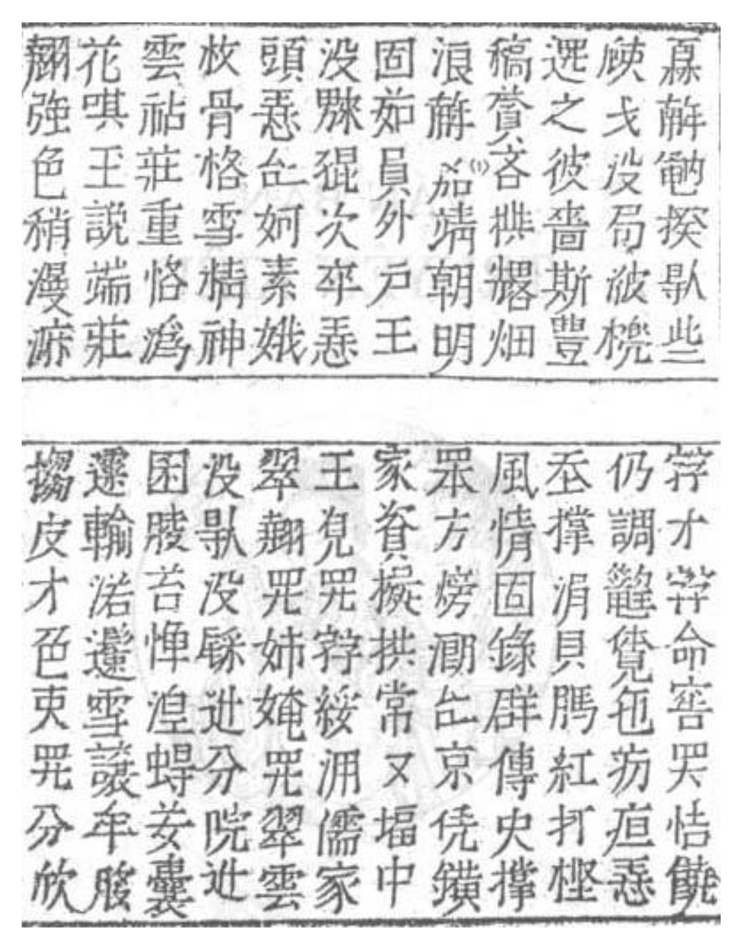
#> input picture MidTerm/test_data/ex1-tale-of-kieu-version-1866-page01a_Page1.png, 747 x 945 px, shrunk from 2071 x 2621 before the run, found by its file name; its folder holds only this picture in this run
$ python convert_ocr.py
#> lines starting #> are read from the running program, lines starting #| are printed output that depends on the picture; after the words box and inside, x2 and y2 are one past the last pixel; in counts of white or black regions, pixels touching at a corner belong together
import pytesseract
import cv2
import numpy as np
from PIL import Image, ImageEnhance, ImageFilter
import os
import shutil
import re

# Đặt đường dẫn đến Tesseract executable
TESSERACT_CMD = r"C:/Program Files/Tesseract-OCR/tesseract.exe"
pytesseract.pytesseract.tesseract_cmd = TESSERACT_CMD

def preprocess_image(image_path: str):
    """Tiền xử lý ảnh để cải thiện chất lượng nhận dạng"""
    try:
        # Đọc ảnh bằng PIL
        image = Image.open(image_path)
#> image is the input picture: PIL image 747x945 RGB; min 67, max 255, mean 221.2
        # Chuyển sang ảnh xám
        image = image.convert('L')
#> image: PIL image 747x945 L

        # Tăng độ tương phản
        enhancer = ImageEnhance.Contrast(image)
        image = enhancer.enhance(2)
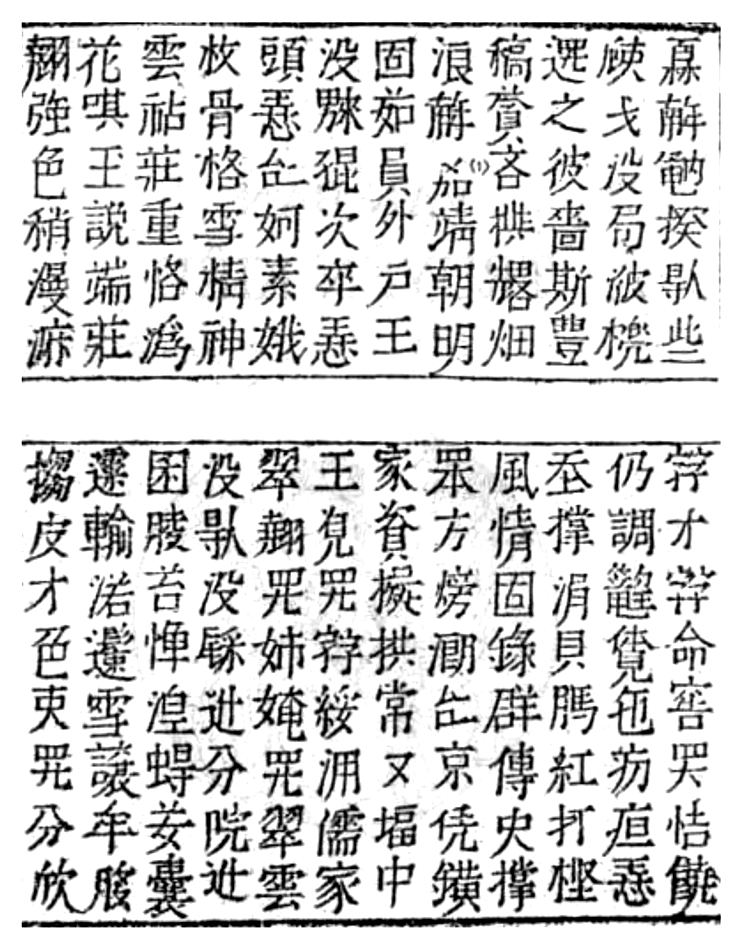
#> image: PIL image 747x945 L; min 0, max 255, mean 207

        # Làm sắc nét ảnh
        image = image.filter(ImageFilter.SHARPEN)

        # Chuyển sang numpy array để xử lý với OpenCV
        image_np = np.array(image)

        # Khử nhiễu
        image_denoised = cv2.fastNlMeansDenoising(image_np, h=10)

        # Ngưỡng hóa thích ứng
        image_thresh = cv2.adaptiveThreshold(
            image_denoised,
            255,
            cv2.ADAPTIVE_THRESH_GAUSSIAN_C,
            cv2.THRESH_BINARY,
            11,
            2
        )
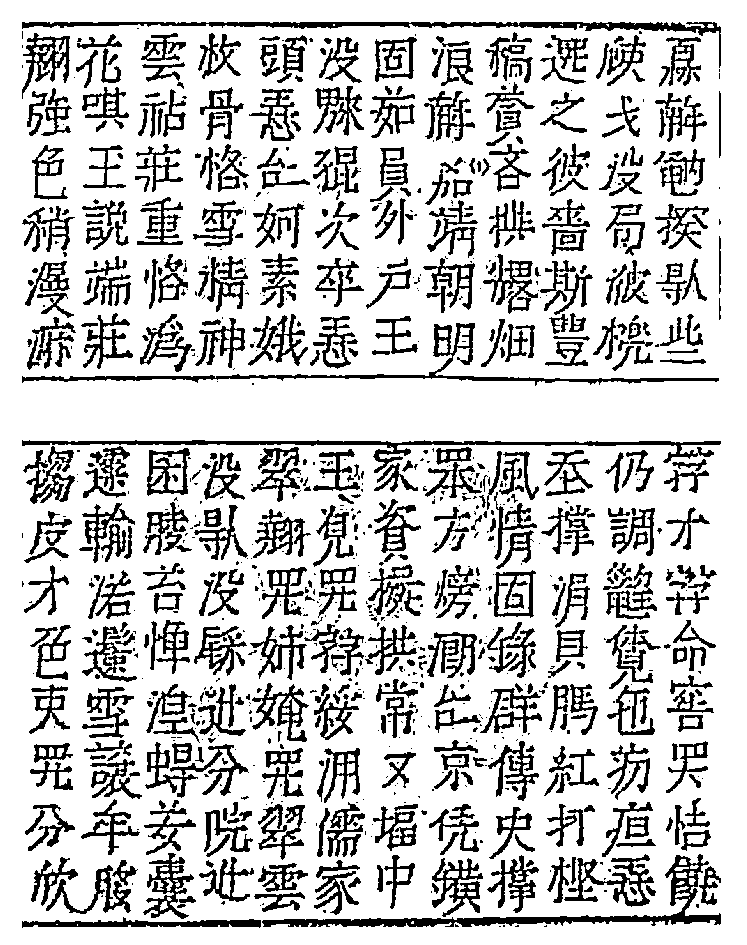
#> image_thresh: shape (945, 747); 78.6% white; 1089 black regions (506 under 20 px), largest, box (x1, y1, x2, y2) and area: (262, 854, 721, 927) 3986, (22, 22, 721, 68) 3453, (22, 323, 719, 386) 3203

        return Image.fromarray(image_thresh)

    except Exception as e:
        print(f"Lỗi khi tiền xử lý ảnh {image_path}: {str(e)}")
        return None

def count_chinese_chars(text: str) -> int:
    """Đếm số ký tự Hán trong văn bản"""
    chinese_pattern = re.compile(r'[\u4e00-\u9fff]')
    return len(chinese_pattern.findall(text))

def has_chinese_text(text: str) -> bool:
    """Kiểm tra xem văn bản có chứa đủ số lượng ký tự Hán không"""
    # Đếm số ký tự Hán
    chinese_count = count_chinese_chars(text)
    # Yêu cầu ít nhất 5 ký tự Hán
    return chinese_count >= 5

def debug_ocr(image_path: str, debug_folder: str = "debug_ocr"):
    """Thực hiện OCR và lưu kết quả để debug"""
    try:
        # Tạo thư mục debug nếu chưa tồn tại
        if not os.path.exists(debug_folder):
            os.makedirs(debug_folder)

        # Xử lý ảnh
        processed_image = preprocess_image(image_path)
        if processed_image is None:
            return False

        # Cấu hình OCR
        custom_config = r'--oem 3 --psm 6 -c preserve_interword_spaces=1'

        # Thực hiện OCR với từng ngôn ngữ riêng biệt
        results = {
#> (the run stopped early here; a loop or call above may not have finished)

$ run again, on MidTerm/test_data/page_372_image_001.png
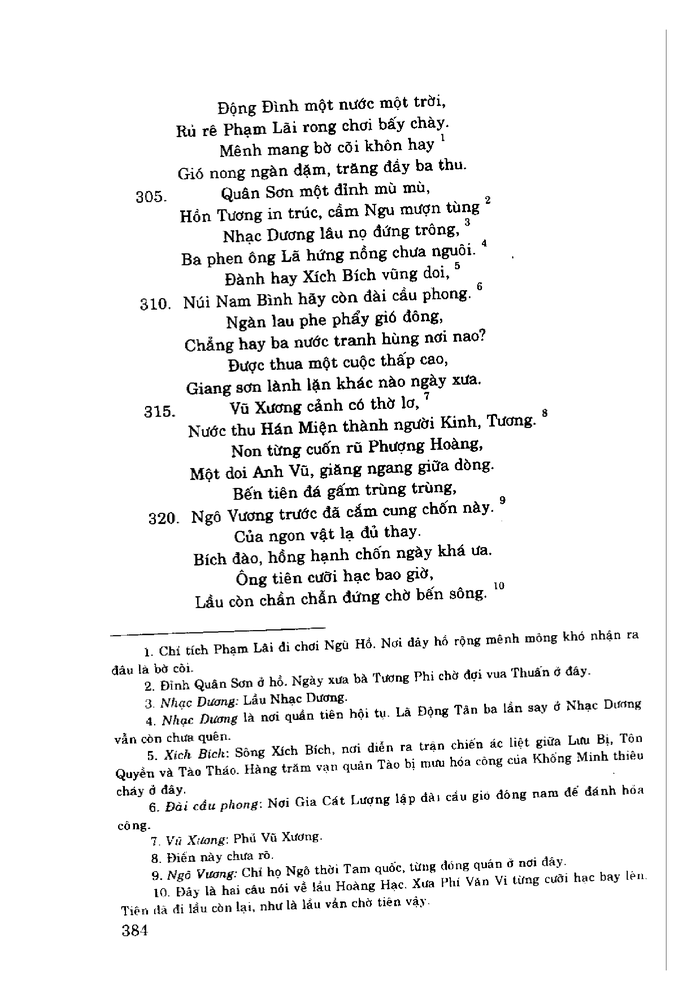
#> input picture MidTerm/test_data/page_372_image_001.png, 696 x 1000 px, shrunk from 1928 x 2771 before the run, found by its file name
#> in preprocess_image, image is the input picture: PIL image 696x1000 L; min 0, max 255, mean 240.3
#> in preprocess_image, `image = enhancer.enhance(2)`:
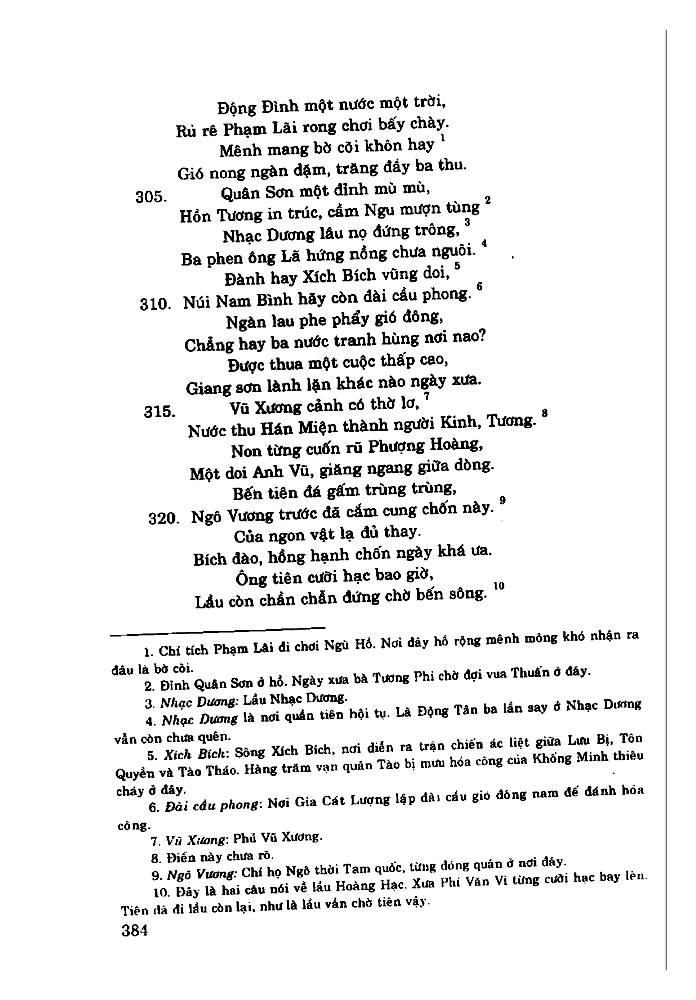
#> image: PIL image 696x1000 L; min 0, max 255, mean 236.1
#> image_thresh: shape (1000, 696); 92.4% white; black in thin lines or dots, all inside (x1, y1, x2, y2) = (110, 29, 667, 971)

$ run again, on MidTerm/test_data/page_373_image_001.png
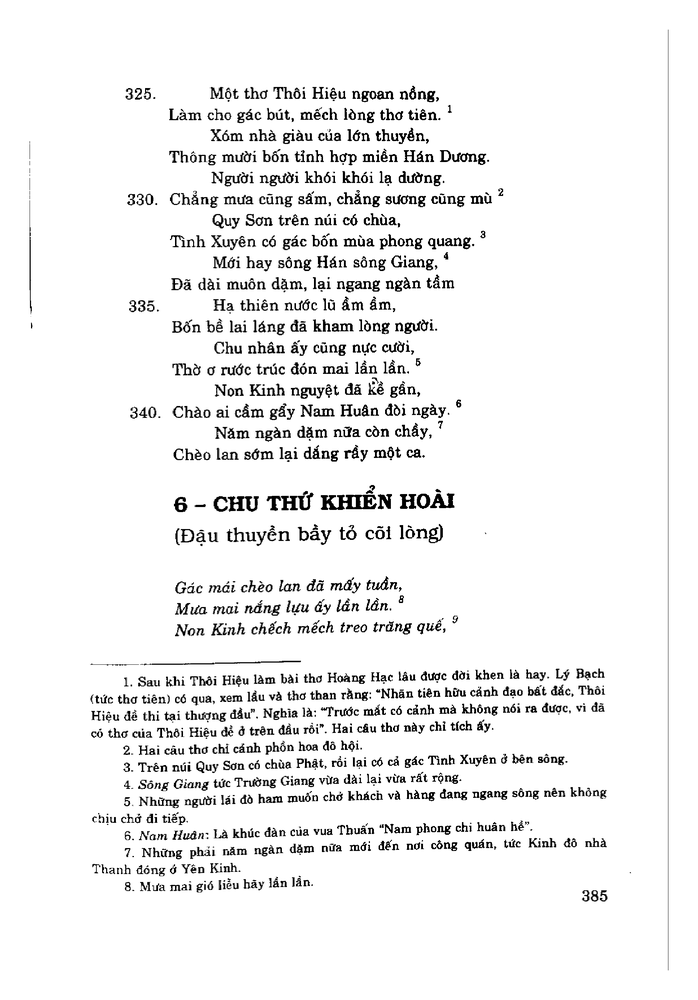
#> input picture MidTerm/test_data/page_373_image_001.png, 698 x 1000 px, shrunk from 1934 x 2771 before the run, found by its file name
#> in preprocess_image, image is the input picture: PIL image 698x1000 L; min 0, max 255, mean 240.4
#> in preprocess_image, `image = enhancer.enhance(2)`:
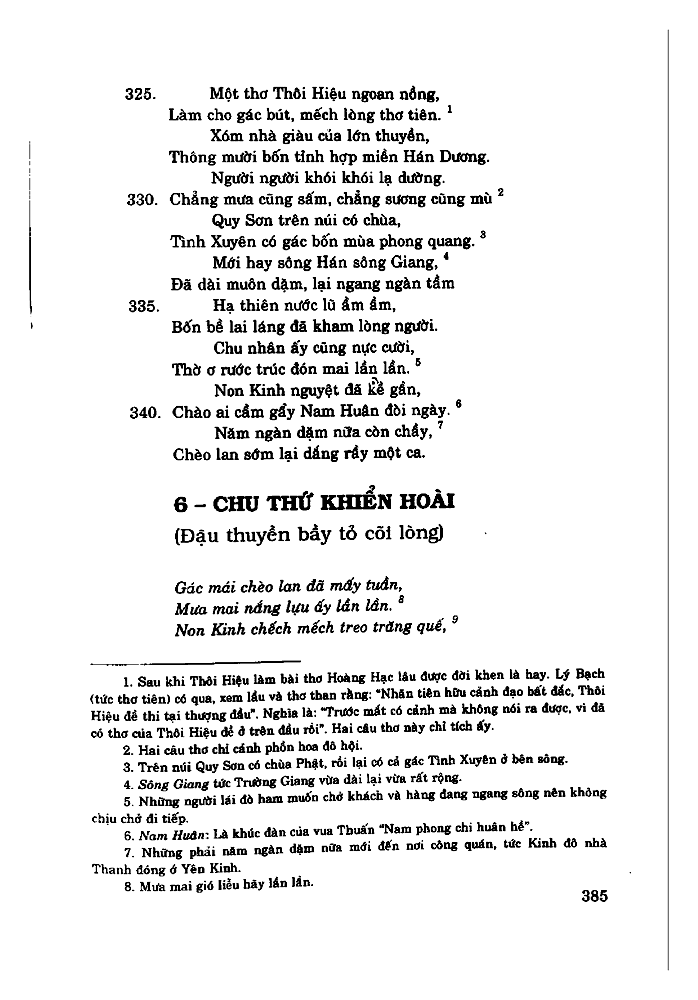
#> image: PIL image 698x1000 L; min 0, max 255, mean 236.3
#> image_thresh: shape (1000, 698); 92.6% white; black in thin lines or dots, all inside (x1, y1, x2, y2) = (29, 29, 669, 971)

$ run again, on MidTerm/test_data/ex2-tale-of-kieu-version-1866-page01b_Page1.png
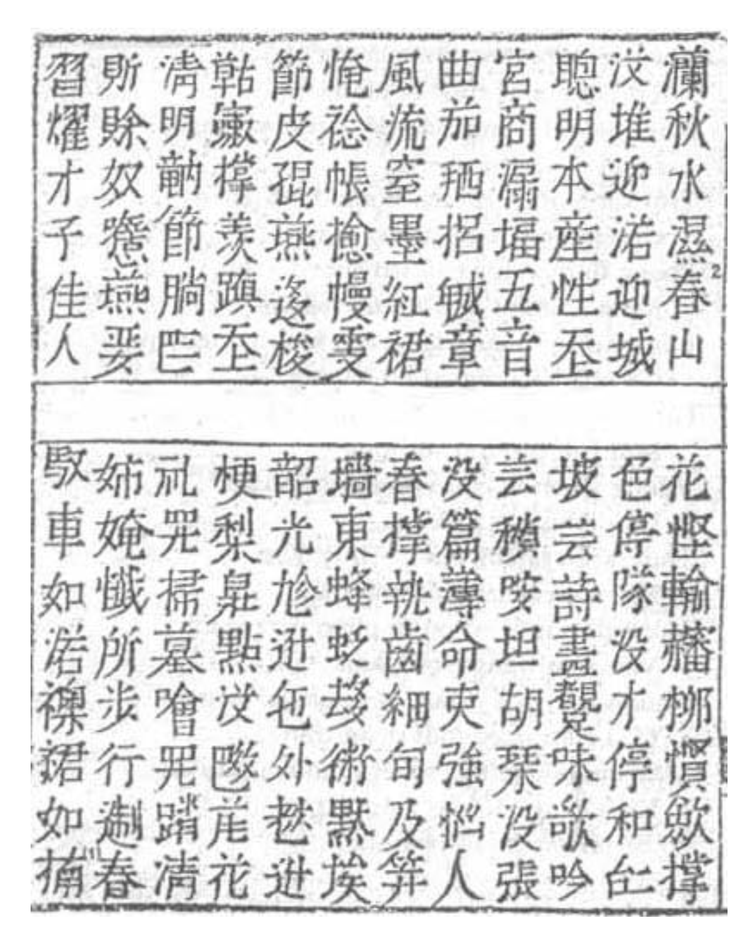
#> input picture MidTerm/test_data/ex2-tale-of-kieu-version-1866-page01b_Page1.png, 752 x 938 px, shrunk from 2091 x 2606 before the run, found by its file name
#> in preprocess_image, image is the input picture: PIL image 752x938 RGB; min 61, max 255, mean 217.9
#> in preprocess_image, `image = enhancer.enhance(2)`:
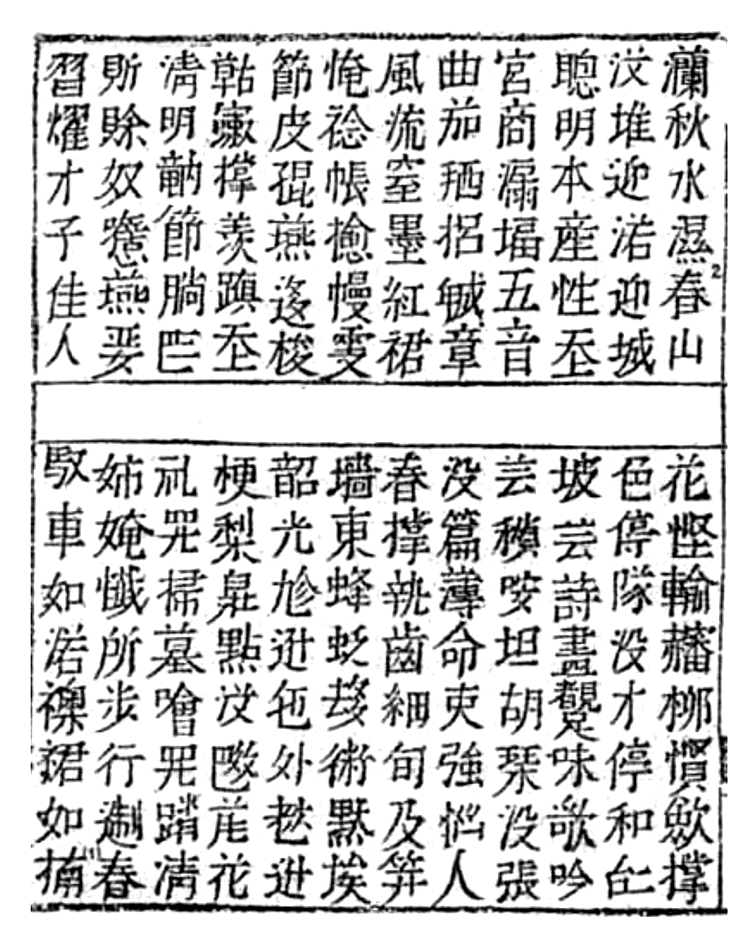
#> image: PIL image 752x938 L; min 0, max 255, mean 202.9
#> in preprocess_image, `image_thresh = cv2.adaptiveThreshold( image_denoised, 255, cv2.ADAPTIV..`:
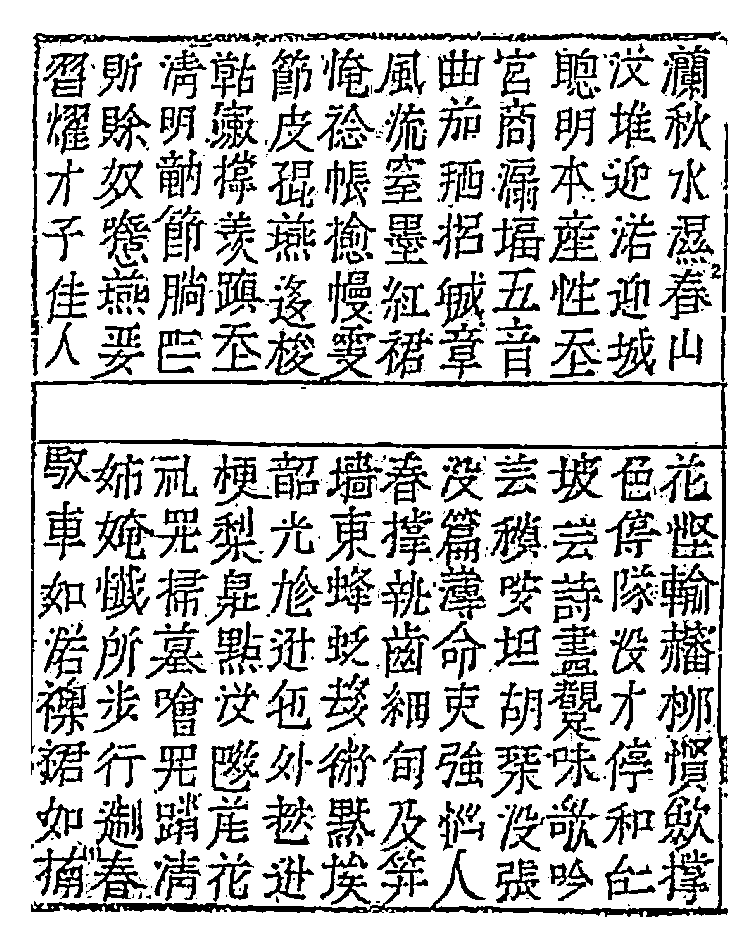
#> image_thresh: shape (938, 752); 77.5% white; 827 black regions (301 under 20 px), largest, box (x1, y1, x2, y2) and area: (31, 324, 728, 754) 8406, (31, 787, 728, 917) 5225, (436, 507, 486, 620) 2050
